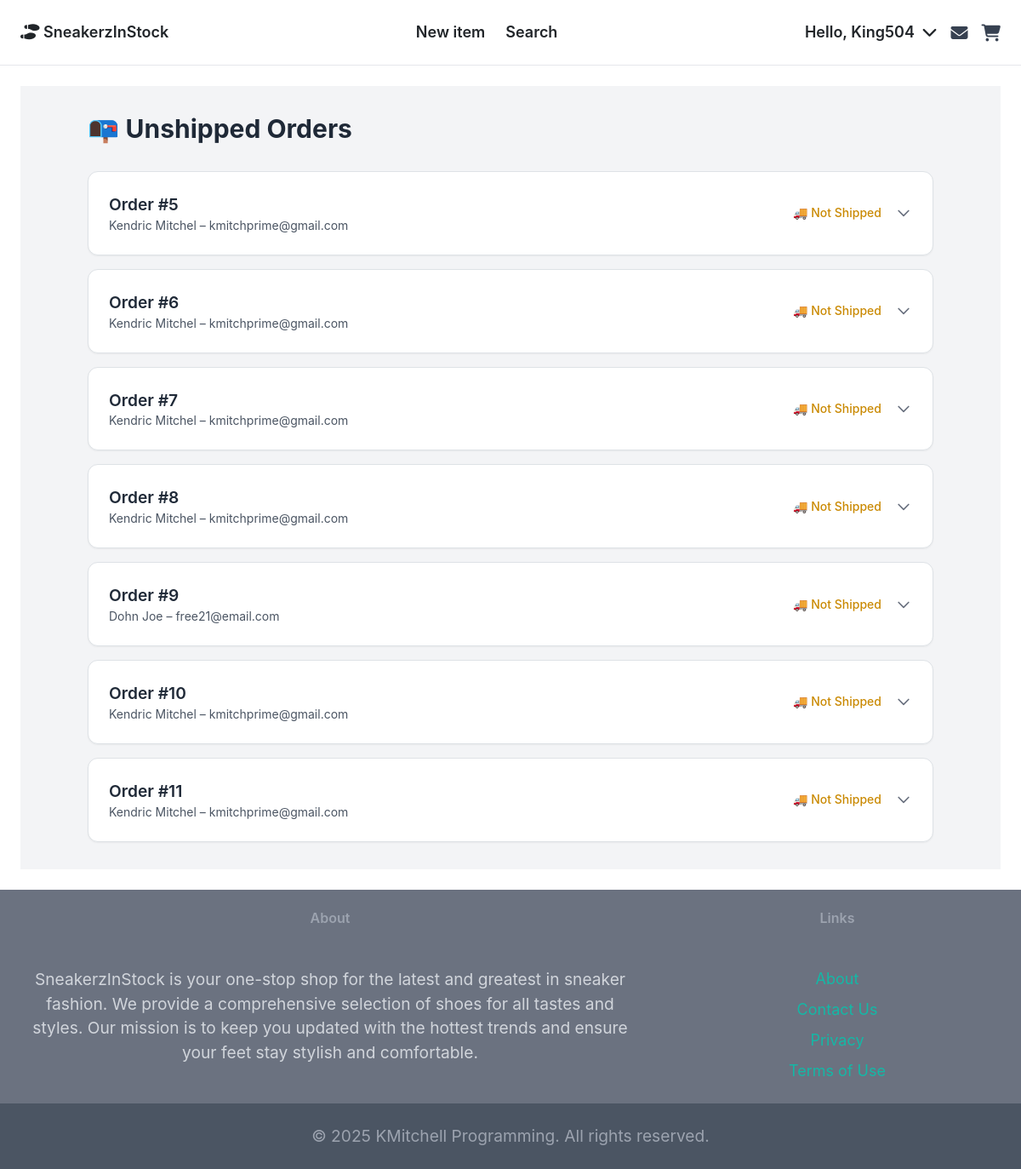
The app's page /payment/not_shipped_dashboard (signed in) with its own data.
### payment/models.py (models this page shows, shortened)
class Order(models.Model):
    user = models.ForeignKey(User, on_delete=models.CASCADE, null=True, blank=True)
    full_name = models.CharField(max_length=250, null=True, blank=True)
    email = models.EmailField(max_length=255)
    shipping_address = models.TextField(max_length=15000)
    amount_paid = models.DecimalField(max_digits=8, decimal_places=2)
    date_ordered = models.DateTimeField(auto_now_add=True)
    shipped = models.BooleanField(default=False)
    date_shipped = models.DateTimeField(null=True, blank=True)

### payment/views.py (the view)
# urls.py: path('not_shipped_dashboard', views.not_shipped_dashboard, name='not_shipped_dashboard'),
def not_shipped_dashboard(request):
    if request.user.is_authenticated and request.user.is_superuser:
        orders = Order.objects.filter(shipped=False)
        order_items = OrderItem.objects.all()
        items = []
        for order in orders:
            order_items = OrderItem.objects.filter(order=order)
            for order_item in order_items:
                items.append(order_item.item)
        return render(request, 'payment/not_shipped_dashboard.html', {'orders': orders, 'order_items': order_items})
    else:
        messages.error(request, 'Access denied. You must be logged in as an admin.')
        return redirect('core:index')

### payment/templates/payment/not_shipped_dashboard.html (shortened to what this page needs)
{% extends 'core/base.html' %}
{% load static %}
{% block content %}
<div class="bg-gray-100 py-8 px-4 md:px-8 lg:px-16">
    <div class="container mx-auto">
        <h1 class="text-3xl font-bold mb-8 text-gray-800">📭 Unshipped Orders</h1>
        {% if orders %}
            <div class="space-y-4">
                {% for order in orders %}
                    <div x-data="{ open: false }" class="bg-white border border-gray-300 rounded-xl shadow-sm overflow-hidden">
                        <div @click="open = !open" class="flex justify-between items-center px-6 py-4 cursor-pointer hover:bg-gray-50">
                            <div>
                                <p class="font-semibold text-gray-800">Order #{{ order.id }}</p>
                                <p class="text-sm text-gray-600">{{ order.full_name }} – {{ order.email }}</p>
                            </div>
                            <div class="flex items-center space-x-4">
                                <span class="text-sm text-yellow-600 font-medium">🚚 Not Shipped</span>
                                <svg :class="{ 'rotate-180': open }" class="h-5 w-5 text-gray-500 transform transition-transform duration-200" fill="none" stroke="currentColor" viewBox="0 0 24 24">
                                    <path stroke-linecap="round" stroke-linejoin="round" stroke-width="2" d="M19 9l-7 7-7-7" />
                                </svg>
                            </div>
                        </div>
                    </div>
                {% endfor %}
            </div>
        {% else %}
            <p class="text-gray-600">There are no unshipped orders at this time.</p>
        {% endif %}
    </div>
</div>
{% endblock %}

### core/templates/core/navbar.html (shortened to what this page needs)
<div class="navbar-container relative z-10">
    <nav class="py-4 px-4 flex justify-between items-center border-b border-gray-200 bg-white">
        <a href="{% url 'core:index' %}" class="text-lg font-semibold"><i class="fa-solid fa-shoe-prints"></i> SneakerzInStock</a>
        <div class="hidden md:flex space-x-6 items-center">
            {% if 'items/new' in request.path %}
                <a href="{% url 'core:index' %}" class="text-lg font-semibold hover:text-gray-500">Home</a>
            {% else %}
                <a href="{% url 'item:new' %}" class="text-lg font-semibold hover:text-gray-500">New item</a>
            {% endif %}
            <a href="{% url 'item:items' %}" class="text-lg font-semibold hover:text-gray-500">Search</a>
        </div>
        <div class="flex items-center space-x-4 relative">
            {% if request.user.is_authenticated %}
                <div class="hidden md:flex relative">
                    <button id="user-menu-button" class="text-lg font-semibold hover:text-gray-500 focus:outline-none">
                        Hello, {{ request.user.username| capfirst }}
                        <i class="fa-solid fa-chevron-down ml-1"></i>
                    </button>
                </div>
                <a href="{% url 'conversations:inbox' %}" class="relative md:block">
                    <i class="fa-solid fa-envelope fa-lg text-gray-700"></i>
                </a>
                <a href="{% url 'cart:view_cart' %}" class="relative md:block">
                    <i class="fa-solid fa-cart-shopping fa-lg text-gray-700"></i>
                </a>
            {% endif %}
        </div>
    </nav>
</div>

### static/css/style.css (style rules this page uses)
html, body { height: 100%; margin: 0; }
body { padding-top: 0px; }
p { font-size: 1.2rem; line-height: 1.5; }

### records on screen
Order: id "5", full_name "Kendric Mitchel", email "kmitchprime@gmail.com"
Order: id "6", full_name "Kendric Mitchel", email "kmitchprime@gmail.com"
Order: id "7", full_name "Kendric Mitchel", email "kmitchprime@gmail.com"
Order: id "8", full_name "Kendric Mitchel", email "kmitchprime@gmail.com"
Order: id "9", full_name "Dohn Joe", email "free21@email.com"
Order: id "10", full_name "Kendric Mitchel", email "kmitchprime@gmail.com"
Order: id "11", full_name "Kendric Mitchel", email "kmitchprime@gmail.com"

### other values on screen
{{ request.user.username| capfirst }} "King504"
